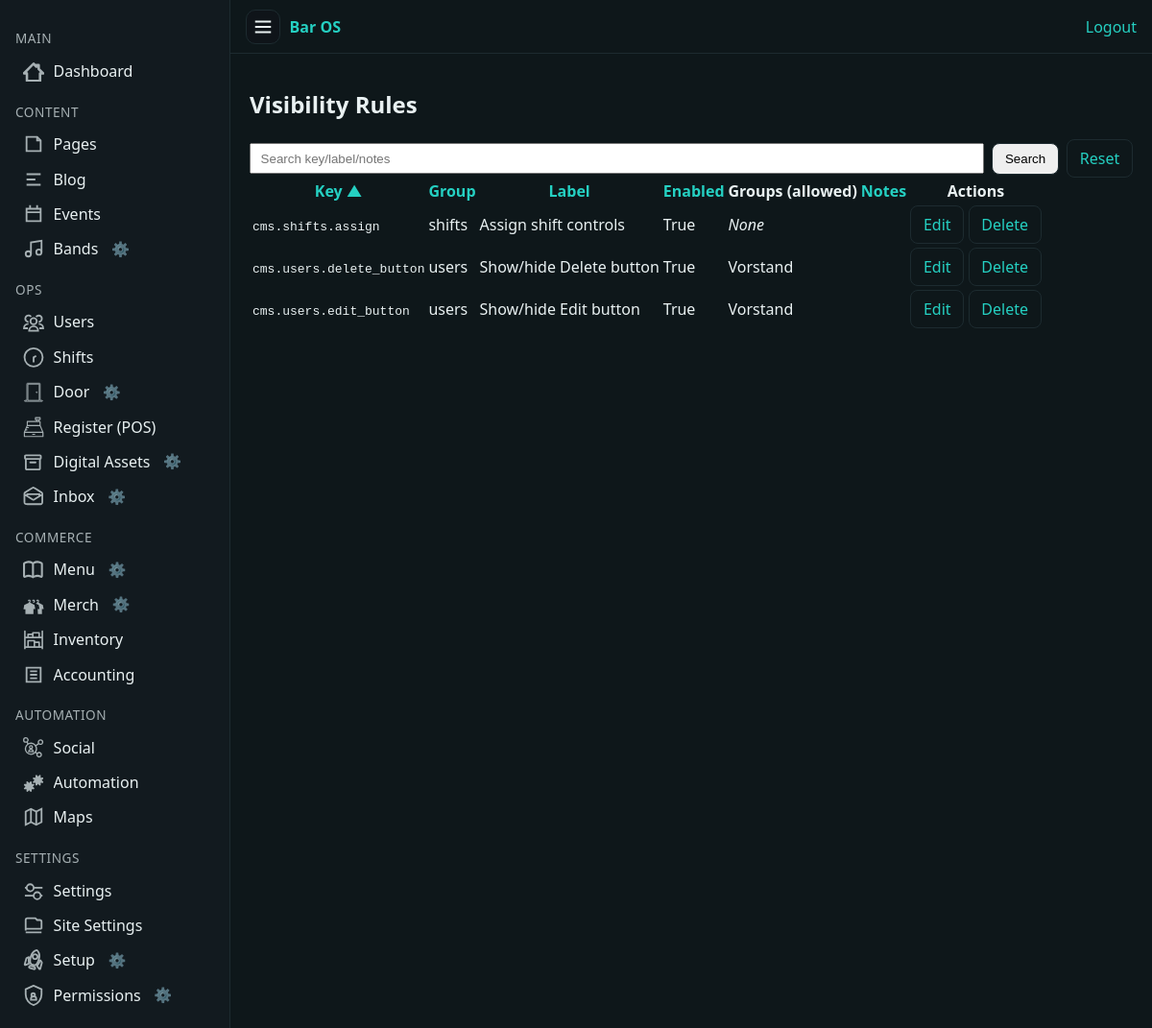
Page /cms/settings/visibility/ (signed in) on the committed database.
### app/setup/models.py (models this page shows, shortened)
class VisibilityRule(models.Model):
    key = models.CharField(
        max_length=120,
        unique=True,
            db_index=True,
            validators=[RegexValidator(
                r'^[\w\.\-:]+$',
                'Key may contain letters, numbers, underscores, hyphens, dots, or colons.'
            )],
    )
    label = models.CharField(max_length=200, blank=True, help_text=_("Human-friendly name; editable."))
    is_enabled = models.BooleanField(default=True)
    allowed_groups = models.ManyToManyField(Group, blank=True)
    notes = models.CharField(max_length=255, blank=True)

### app/setup/views.py (the view)
# urls.py: path("visibility/", views.visibility_list, name="visibility_list"),
@login_required
@user_passes_test(superuser_required)
def visibility_list(request):
    q = request.GET.get("q", "").strip()
    sort = request.GET.get("sort", "key")
    direction = request.GET.get("dir", "asc")
    rules = VisibilityRule.objects.all()
    if q:
        rules = rules.filter(
            Q(key__icontains=q) |
            Q(label__icontains=q) |
            Q(notes__icontains=q)
        )
    rules = rules.annotate(first_dot=StrIndex(F("key"), Value(".")))
    rules = rules.annotate(after_first=Substr(F("key"), F("first_dot") + 1))
    rules = rules.annotate(second_rel=StrIndex(F("after_first"), Value(".")))
    rules = rules.annotate(
        group_name=Case(
            When(second_rel__gt=1,
                 then=Substr(F("key"), F("first_dot") + 1, F("second_rel") - 1)),
            default=Value(""),
            output_field=CharField(),
        )
    )
    allowed_sorts = {"key", "label", "is_enabled", "notes", "group"}  # add "group"
    if sort not in allowed_sorts:
        sort = "key"
    sort_field = "group_name" if sort == "group" else sort
    sort_expr = f"-{sort_field}" if direction == "desc" else sort_field
    rules = rules.order_by(sort_expr, "key")  # stable tiebreak
    ctx = {"rules": rules, "q": q, "sort": sort, "direction": direction}
    if request.headers.get("HX-Request") == "true":
        return render(request, "setup/_visibility_table.html", ctx)
    return render(request, "setup/visibility_list.html", ctx)

### app/comms/services/audience.py (called while the page is built)
def user_membership_ids(user):
    badge_ids = set()
    try:
        profile = user.profile
        badge_ids = set(profile.badges.values_list("id", flat=True))
    except Exception:
        pass
    group_ids = set(user.groups.values_list("id", flat=True))
    return badge_ids, group_ids

def visible_threads_qs(user, base_qs=None):
    if base_qs is None:
        base_qs = MessageThread.objects.all()
    badge_ids, group_ids = user_membership_ids(user)
    cond = Q(audiences__user=user)
    if badge_ids:
        cond |= Q(audiences__badge_id__in=badge_ids)
    if group_ids:
        cond |= Q(audiences__group_id__in=group_ids)
    qs = base_qs.filter(cond).distinct()
    return qs

### app/core/context_processors.py (called while the page is built)
def sitecfg(request):
    return {"sitecfg": get_config()}

### app/core/encryption.py (called while the page is built)
    def from_db_value(self, value, expression, connection):  # noqa: D401
        if value in self.empty_values:
            return value
        try:
            return super().from_db_value(value, expression, connection)
        except Exception:  # pragma: no cover - best-effort guard
            return value

### app/core/site_config.py (called while the page is built)
def get_config():
    try:
        CONFIG_DIR.mkdir(parents=True, exist_ok=True)
        if not CONFIG_FILE.exists():
            CONFIG_FILE.write_text(json.dumps(DEFAULTS, indent=2), encoding="utf-8")
        data = json.loads(CONFIG_FILE.read_text(encoding="utf-8"))
        merged = DEFAULTS.copy()
        merged.update({k: v for k, v in data.items() if k in DEFAULTS})
        ff = merged["feature_flags"]
        ff.update(data.get("feature_flags", {}))
        merged["feature_flags"] = ff
        return merged
    except Exception:
        return DEFAULTS

### app/pages/models.py (called while the page is built)
    def get_absolute_url(self):
        from django.urls import reverse
        return reverse("public:page-detail", kwargs={"slug": self.slug})

### app/pages/navigation.py (called while the page is built)
def _parse_required_lines(lines: Iterable[str]) -> List[Tuple[str, str]]:
    parsed: List[Tuple[str, str]] = []
    seen: set[str] = set()
    for raw in lines:
        if not raw:
            continue
        slug = ""
        title = ""
        if "|" in raw:
            slug_part, title_part = raw.split("|", 1)
            slug = slugify(slug_part.strip()) if slug_part.strip() else ""
            title = title_part.strip() or slug
        else:
            title = raw.strip()
            slug = slugify(title)
        slug = slug or "page"
        title = title or slug
        if slug in seen:
            continue
        seen.add(slug)
        parsed.append((slug, title))
    return parsed

### app/templates/setup/visibility_list.html (shortened to what this page needs)
{% extends "cms/base_cms.html" %}
{% load static %}
{% block content %}
<h1>Visibility Rules</h1>
<form class="mb-3" style="display:flex; gap:.5rem; align-items:center;"
      hx-get="{% url 'setup:visibility_list' %}"
      hx-target="#rules-table"
      hx-push-url="true">
  <input type="text"
         name="q"
         value="{{ q }}"
         placeholder="Search key/label/notes"
         style="flex:1; padding:.4rem .6rem;"
         hx-trigger="keyup changed delay:300ms"
         hx-get="{% url 'setup:visibility_list' %}"
         hx-target="#rules-table"
         hx-include="closest form"
         hx-push-url="true">
  <button class="btn btn-primary" type="submit">Search</button>
  <a class="btn btn-secondary" href="{% url 'setup:visibility_list' %}">Reset</a>
</form>
<div id="rules-table">
  {% include "setup/_visibility_table.html" %}
</div>
{% endblock %}

### app/templates/cms/nav.html (shortened to what this page needs)
<nav>
  <div class="section">Main</div>
  <a href="/cms/dashboard/">
    <span class="icon">
    </span>
    <span class="label">Dashboard</span>
  </a>
  <div class="section">Content</div>
  <a href="/cms/pages/">
    <span class="icon">
      <svg viewBox="0 0 24 24" fill="none" stroke="currentColor" stroke-width="2">
        <path d="M4 4h12l4 4v12H4z" />
        <path d="M16 4v4h4" />
      </svg>
    </span>
    <span class="label">Pages</span>
  </a>
  <a href="/cms/blog/">
    <span class="icon">
      <svg viewBox="0 0 24 24" fill="none" stroke="currentColor" stroke-width="2">
        <path d="M4 6h16M4 12h10M4 18h16" />
      </svg>
    </span>
    <span class="label">Blog</span>
  </a>
  <a href="/cms/events/">
    <span class="icon">
      <svg viewBox="0 0 24 24" fill="none" stroke="currentColor" stroke-width="2">
        <path d="M8 2v4M16 2v4M3 10h18M4 6h16v14H4z" />
      </svg>
    </span>
    <span class="label">Events</span>
  </a>
{% load setup_tags %}
<li class="nav-item nav-inline">
  {% if request.user|allow_for:"cms.nav.bands" %}
    <a href="{% url 'bands:index' %}">
      <span class="icon">
        <svg viewBox="0 0 24 24" fill="none" stroke="currentColor" stroke-width="2">
          <path d="M9 18V5l12-2v13" />
          <circle cx="6" cy="18" r="3" />
          <circle cx="18" cy="16" r="3" />
        </svg>
      </span>
      <span class="label">Bands</span>
    </a>
    {% visibility_cog_inline "cms.nav.bands" "Bands nav link" %}
  {% endif %}
</li>
  <div class="section">Ops</div>
  <a href="/cms/users/">
    <span class="icon">
    </span>
    <span class="label">Users</span>
  </a>
  <a href="/cms/shifts/">
    <span class="icon">
      <svg viewBox="0 0 24 24" fill="none" stroke="currentColor" stroke-width="2">
        <path class="st0" d="M12,18.1v-5.7l2.9-1.7 M22.3,12.4c0,5.7-4.6,10.3-10.3,10.3c-5.7,0-10.3-4.6-10.3-10.3C1.6,6.6,6.3,2,12,2
          C17.7,2,22.3,6.6,22.3,12.4z"/>
      </svg>
    </span>
    <span class="label">Shifts</span>
  </a>
  <li class="nav-item nav-inline">
    {% if request.user|allow_for:"cms.nav.door" %}
      <a href="/cms/door/">
        <span class="icon">
        </span>
        <span class="label">Door</span>
      </a>
      {% visibility_cog_inline "cms.nav.door" "Door nav link" %}
    {% endif %}
  </li>
  <a href="/cms/pos/">
    <span class="icon">
    </span>
    <span class="label">Register (POS)</span>
  </a>
  {% load setup_tags %}
  {% url 'assets:index' as assets_url %}
  <li class="nav-item nav-inline">
    {% if request.user|allow_for:"cms.nav.assets" %}
      <a href="{{ assets_url|default:'/cms/assets/' }}"
        class="{% if request.path|slice:':11' == '/cms/assets' %}active{% endif %}"
        title="Digital Assets"
        {% if request.path|slice:':11' == '/cms/assets' %}aria-current="page"{% endif %}>
        <span class="icon">
        </span>
        <span class="label">Digital Assets</span>
      </a>
      {% visibility_cog_inline "cms.nav.assets" "Digital Assets nav link" %}
    {% endif %}
  </li>
{% load setup_tags %}
{% url 'comms:inbox' as comms_url %}
{% load setup_tags %}
{% url 'comms:inbox' as comms_url %}
<li class="nav-item nav-inline">
  {% if request.user|allow_for:"cms.nav.comms" %}
    <a href="{{ comms_url|default:'/cms/inbox/' }}"
       class="nav-link-inbox {% if request.path|slice:':10' == '/cms/inbox' %}active{% endif %}"
       title="Inbox"
       {% if request.path|slice:':10' == '/cms/inbox' %}aria-current="page"{% endif %}>
      <span class="icon">
      </span>
      <span class="label">Inbox</span>
    </a>
    {% visibility_cog_inline "cms.nav.comms" "Inbox nav link" %}
  {% endif %}
</li>
  {% load setup_tags %}
  <div class="section">Commerce</div>
  <li class="nav-item nav-inline">
    {% if request.user|allow_for:"cms.nav.menu" %}
      <a href="{% url 'menu:manage' %}">
        <span class="icon">
        </span>
        <span class="label">Menu</span>
      </a>
      {% visibility_cog_inline "cms.nav.menu" "Menu nav link" %}
    {% endif %}
  </li>
  <li class="nav-item nav-inline">
    {% if request.user|allow_for:"cms.nav.merch" %}
      <a href="/cms/merch/">
        <span class="icon">
        </span>
        <span class="label">Merch</span>
      </a>
      {% visibility_cog_inline "cms.nav.merch" "Merch nav link" %}
    {% endif %}
  </li>
  <a href="/cms/inventory/">
    <span class="icon">
    </span>
    <span class="label">Inventory</span>
  </a>
  <a href="/cms/accounting/">
    <span class="icon">
      <svg viewBox="0 0 24 24" fill="none" stroke="currentColor" stroke-width="2">
        <path d="M4 4h16v16H4z" />
        <path d="M8 8h8M8 12h8M8 16h8" />
      </svg>
    </span>
    <span class="label">Accounting</span>
  </a>
  <div class="section">Automation</div>
  <a href="/cms/social/">
    <span class="icon">
    </span>
    <span class="label">Social</span>
  </a>
  <a href="/cms/automation/">
    <span class="icon">
    </span>
    <span class="label">Automation</span>
  </a>
  <a href="/cms/maps/">
    <span class="icon">
      <svg viewBox="0 0 24 24" fill="none" stroke="currentColor" stroke-width="2">
        <path d="M9 18l-6 3V6l6-3 6 3 6-3v15l-6 3z" />
        <path d="M9 3v15M15 6v15" />
      </svg>
    </span>
    <span class="label">Maps</span>
  </a>
  <div class="section">Settings</div>
  <a href="/cms/settings/">
    <span class="icon">
    </span>
    <span class="label">Settings</span>
  </a>
  <a href="/cms/settings/site/">
    <span class="icon">
      <svg viewBox="0 0 24 24" fill="none" stroke="currentColor" stroke-width="2">
        <path d="M21 16V8a2 2 0 0 0-2-2h-3l-2-2H5a2 2 0 0 0-2 2v12" />
        <path d="M3 16h18M3 20h18" />
      </svg>
    </span>
    <span class="label">Site Settings</span>
  </a>
{% load setup_tags %}
<li class="nav-item nav-inline">
  {% if request.user|allow_for:"cms.nav.setup" %}
    <a href="/cms/settings/setup/">
    <span class="icon">
    </span>
      <span class="label">Setup</span>
    </a>
    {% visibility_cog_inline "cms.nav.setup" "Setup nav link" %}
  {% endif %}
</li>
<li class="nav-item nav-inline">
  {% if request.user|allow_for:"cms.nav.permissions" %}
    <a href="{% url 'setup:visibility_list' %}">
      <span class="icon">
        <svg viewBox="0 0 24 24" fill="none" stroke="currentColor" stroke-width="2">
          <path d="M12 1L3 5v6c0 5.55 3.84 10.74 9 12 5.16-1.26 9-6.45 9-12V5l-9-4z" />
          <path d="M9.5 11.5c0-1.1.9-2 2-2s2 .9 2 2-.9 2-2 2-2-.9-2-2z" />
          <path d="M12 13c1.66 0 3 1.34 3 3v1H9v-1c0-1.66 1.34-3 3-3z" />
        </svg>
      </span>
      <span class="label">Permissions</span>
    </a>
    {% visibility_cog_inline "cms.nav.permissions" "Permissions nav link" %}
  {% endif %}
</li>

### app/templates/setup/_visibility_table.html
<table class="table">
  <tr>
    <th>
      <a
        hx-get="{% url 'setup:visibility_list' %}?q={{ q|urlencode }}&sort=key{% if sort == 'key' and direction != 'desc' %}&dir=desc{% endif %}"
        hx-target="#rules-table" hx-push-url="true">
        Key {% if sort == 'key' %}{% if direction == 'desc' %}▼{% else %}▲{% endif %}{% endif %}
      </a>
    </th>
    <th>
      <a
        hx-get="{% url 'setup:visibility_list' %}?q={{ q|urlencode }}&sort=group{% if sort == 'group' and direction != 'desc' %}&dir=desc{% endif %}"
        hx-target="#rules-table" hx-push-url="true">
        Group {% if sort == 'group' %}{% if direction == 'desc' %}▼{% else %}▲{% endif %}{% endif %}
      </a>
    </th>
    <th>
      <a
        hx-get="{% url 'setup:visibility_list' %}?q={{ q|urlencode }}&sort=label{% if sort == 'label' and direction != 'desc' %}&dir=desc{% endif %}"
        hx-target="#rules-table" hx-push-url="true">
        Label {% if sort == 'label' %}{% if direction == 'desc' %}▼{% else %}▲{% endif %}{% endif %}
      </a>
    </th>
    <th>
      <a
        hx-get="{% url 'setup:visibility_list' %}?q={{ q|urlencode }}&sort=is_enabled{% if sort == 'is_enabled' and direction != 'desc' %}&dir=desc{% endif %}"
        hx-target="#rules-table" hx-push-url="true">
        Enabled {% if sort == 'is_enabled' %}{% if direction == 'desc' %}▼{% else %}▲{% endif %}{% endif %}
      </a>
    </th>
    <th>Groups (allowed)</th>
    <th>
      <a
        hx-get="{% url 'setup:visibility_list' %}?q={{ q|urlencode }}&sort=notes{% if sort == 'notes' and direction != 'desc' %}&dir=desc{% endif %}"
        hx-target="#rules-table" hx-push-url="true">
        Notes {% if sort == 'notes' %}{% if direction == 'desc' %}▼{% else %}▲{% endif %}{% endif %}
      </a>
    </th>
    <th>Actions</th>
  </tr>
  {% for r in rules %}
    <tr>
      <td><code>{{ r.key }}</code></td>
      <td>{{ r.group_name|default:"—" }}</td>
      <td>{{ r.label }}</td>
      <td>{{ r.is_enabled }}</td>
      <td>
        {% for g in r.allowed_groups.all %}
          {{ g.name }}{% if not forloop.last %}, {% endif %}
        {% empty %}
          <em>None</em>
        {% endfor %}
      </td>
      <td>{{ r.notes }}</td>
      <td>
        <a class="btn btn-secondary" href="{% url 'setup:visibility_edit' %}?key={{ r.key|urlencode }}">Edit</a>
        <a class="btn btn-danger" href="{% url 'setup:visibility_delete' r.id %}" onclick="return confirm('Delete rule?');">Delete</a>
      </td>
    </tr>
  {% empty %}
    <tr><td colspan="7"><em>No rules found.</em></td></tr>
  {% endfor %}
</table>

### app/static/cms/cms.css (style rules this page uses)
* { box-sizing: border-box; }
body.cms { margin: 0; background: var(--bg); color: var(--fg); font-family: system-ui, Segoe UI, Roboto, Inter, sans-serif; display: flex; min-height: 100vh; }
a { color: var(--accent); text-decoration: none; }
.cms-nav nav a { display: flex; align-items: center; gap: 0.6rem; padding: 0.45rem 0.5rem; border-radius: 8px; color: var(--fg); }
.cms-nav .section { margin: 0.9rem 0 0.4rem; color: var(--muted); font-size: 0.85rem; text-transform: uppercase; letter-spacing: 0.04em; }
.cms-nav .icon { display: inline-flex; align-items: center; justify-content: center; width: 22px; height: 22px; flex: 0 0 22px; color: var(--muted); }
.cms-nav .label { white-space: nowrap; overflow: hidden; text-overflow: ellipsis; }
.btn { display: inline-block; padding: 0.5rem 0.8rem; border: 1px solid var(--line); border-radius: 8px; }
.cfg-cog { display: inline-block; margin-left: 0.35rem; opacity: 0.6; cursor: pointer; font-size: 0.95em; line-height: 1; user-select: none; }
.nav-inline { display: flex; align-items: center; gap: 0.35rem; position: relative; }
.nav-inline .cfg-cog { margin-left: 0; border: none !important; }
.cfg-cog { display: inline-block; opacity: 0.6; cursor: pointer; font-size: 0.95em; line-height: 1; user-select: none; }

### rows in the picture
VisibilityRule: key "cms.shifts.assign", group_name "shifts", label "Assign shift controls", is_enabled "True"
VisibilityRule: key "cms.users.delete_button", group_name "users", label "Show/hide Delete button", is_enabled "True"
VisibilityRule: key "cms.users.edit_button", group_name "users", label "Show/hide Edit button", is_enabled "True"

### other values in the picture
{{ g.name }} "Vorstand"
